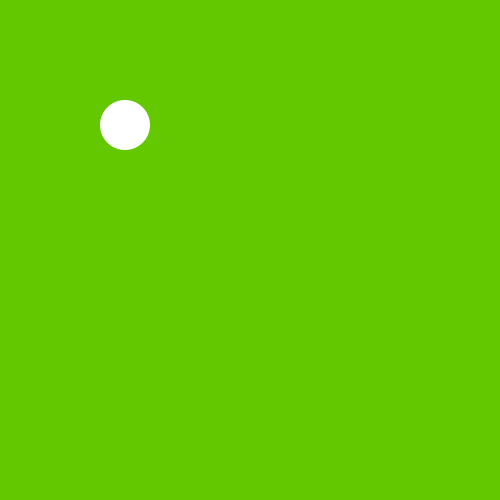
Frame 1 (no input)
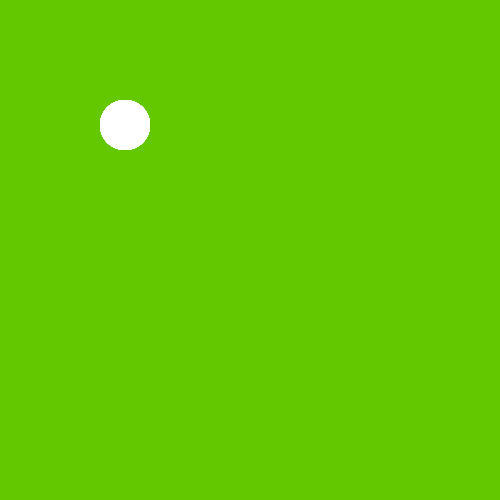
Frame 60 (the mouse pressed at the canvas centre just before this capture)
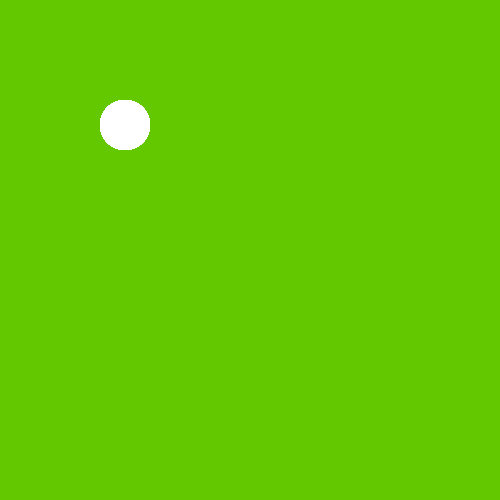
Frame 120 (the mouse held since frame 60 and released just before this capture)

The Processing sketch that drew these frames (run headless with seeded random() and noise(); from frame 60 on, the mouse is pressed at the canvas centre):

// Processing sketch: code_day_1
// ── code_day_1.pde
void setup(){
  //the program won't read this line - can be used to take notes or write comments
  //println("Hello Console");
  
   size(500, 500);
   background(100, 200, 0);
   noStroke();
}

void draw(){
  //automatically loops code indef
  //println("Hello Console");
  //println("Hi Back");
  ellipse(width*.25, height*.25, 50, 50);
}
